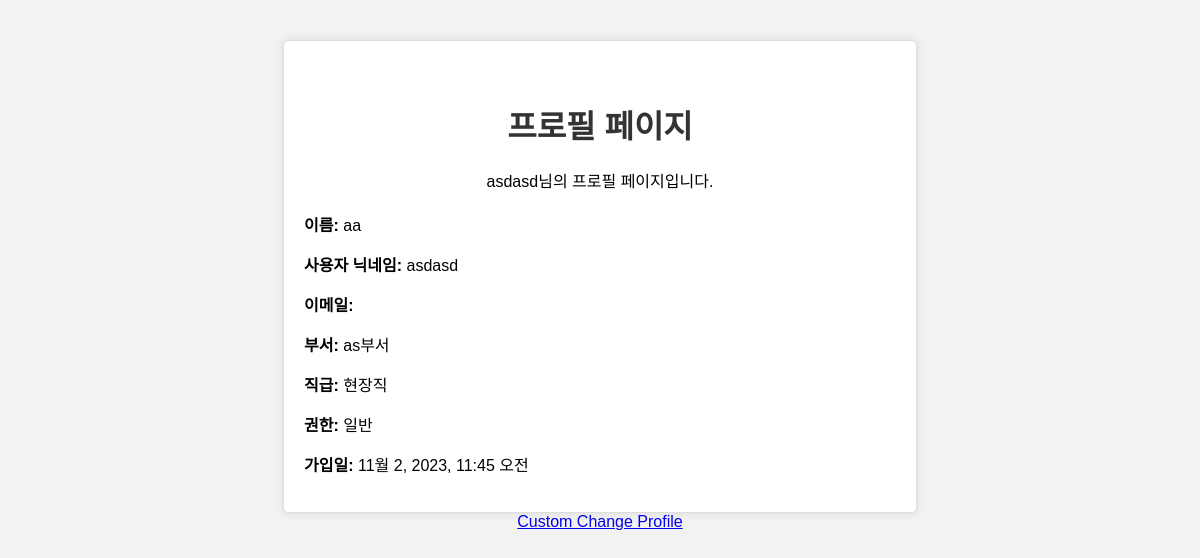
/accounts/profile/ (signed in), run on an earlier commit of the app's database.
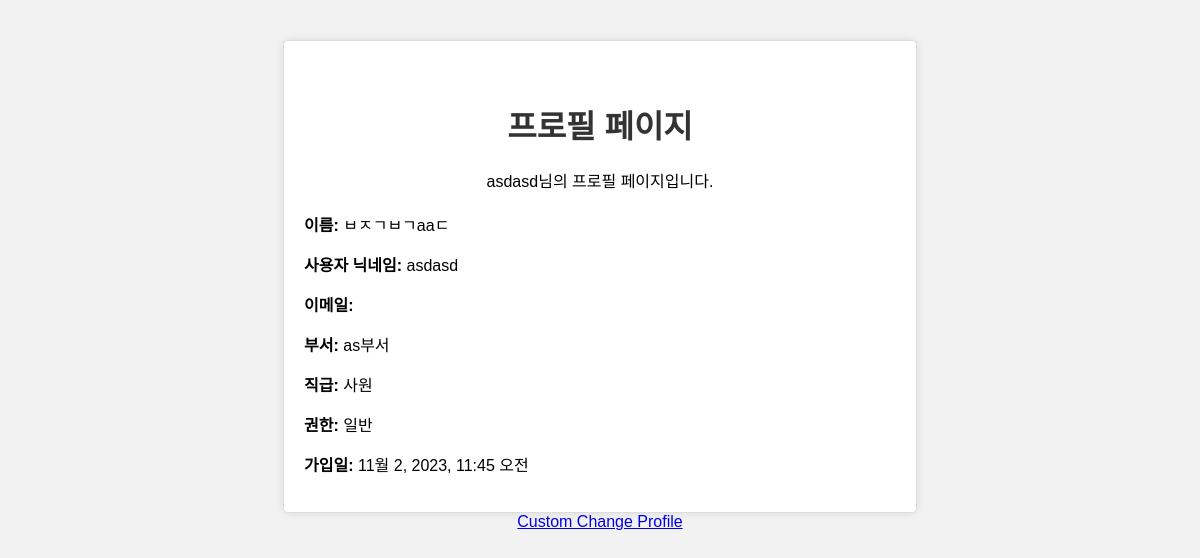
And on a later commit of the database.
### accounts/models.py (models this page shows)
class CustomUser(AbstractUser):
    id = models.AutoField(primary_key=True)
    permission = models.CharField(max_length=100,default="일반")
    department = models.CharField(max_length=100)
    position = models.CharField(max_length=100)
    full_name = models.CharField(max_length=100)
    objects = CustomUserManager()
    class Meta:
        swappable = 'accounts.CustomUser'

### accounts/views.py (the view)
# urls.py: path('profile/', views.profile, name='profile'),
@login_required
def profile(request):
    user = request.user
    context = {
        'permission': user.permission,
        'department': user.department,
        'position': user.position,
        'full_name': user.full_name,
    }
    return render(request, 'accounts/profile.html', context)

### templates/accounts/profile.html (shortened to what this page needs)
<!DOCTYPE html>
<html lang="en">
<head>
</head>
<body>
    <div class="profile-container">
        <h1>프로필 페이지</h1>
        <p><span>{{user}}</span>님의 프로필 페이지입니다.</p>
        <div class="profile-data">
            <p><span>이름:</span> {{user.full_name}} </p>
            <p><span>사용자 닉네임:</span> {{user.username}}</p>
            <p><span>이메일:</span> {{user.email}}</p>
            <p><span>부서:</span> {{user.department}}</p>
            <p><span>직급:</span> {{user.position}}</p>
            <p><span>권한:</span> {{user.permission}}</p>
            <p><span>가입일:</span> {{user.date_joined}}</p>
        </div>
    </div>
    <a href="{% url 'accounts:profile_change' %}">Custom Change Profile</a>
</body>
</html>

### templates/accounts/profile.html (style rules this page uses)
body { font-family: Arial, sans-serif; background-color: #f2f2f2; text-align: center; }
h1 { color: #333; margin-top: 40px; }
.profile-container { width: 50%; margin: auto; background-color: #fff; border: 1px solid #ddd; border-radius: 5px; padding: 20px; margin-top: 40px; box-shadow: 0 0 10px rgba(0, 0, 0, 0.1); }
.profile-data { text-align: left; margin-top: 20px; }
.profile-data span { font-weight: bold; }

What changed in the data, as far as the page shows it:
changed CustomUser "asdasd": full_name "aa" → "ㅂㅈㄱㅂㄱaaㄷ"; position "현장직" → "사원"
